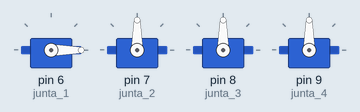
Simulated run of this sketch. Board: Arduino Uno, built with avr-gcc and run on an emulated ATmega328P. Parts: 4 × servo.

Above: at 0.05 s.
At 2.0 s:
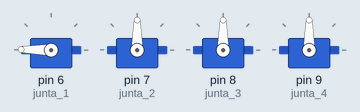
At 4.05 s:
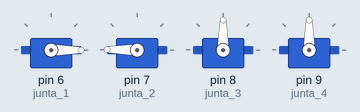
At 6.0 s:
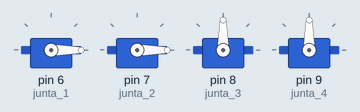
At 9.0 s:
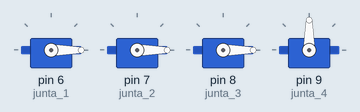
At 12.0 s:
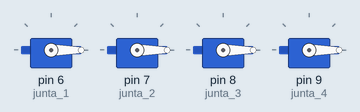
Timing chart, 0 to 15.6 s (numbered marks = the images above):
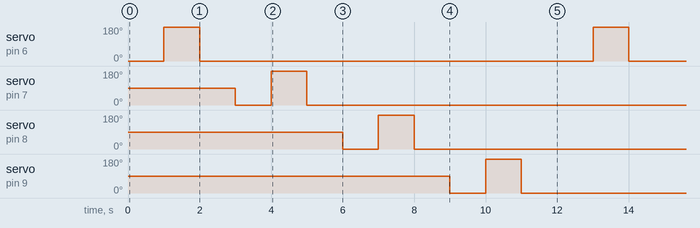

Measured:
- by itself, servo on pin 6 (junta_1): alternates 179° for 1.0 s and 0° for 11.0 s
- by itself, servo on pin 7 (junta_2), servo on pin 8 (junta_3), servo on pin 9 (junta_4): repeats every 12.0 s: 179° 1.0 s, 0° 11.0 s

The sketch:

teste_motores.ino
```cpp
#include <Servo.h>

Servo junta_1;
Servo junta_2;
Servo junta_3;
Servo junta_4;


void setup() {
  junta_1.attach(6);
  junta_2.attach(7);
  junta_3.attach(8);
  junta_4.attach(9);

  Serial.begin(9600);
}

void loop() {

  junta_1.write(0);

  delay(1000);

  junta_1.write(179);

  delay(1000);

  junta_1.write(0);

  delay(1000);

// JUNTA 2
  junta_2.write(0);

  delay(1000);

  junta_2.write(179);

  delay(1000);

  junta_2.write(0);

  delay(1000);

//JUNTA 3
  junta_3.write(0);

  delay(1000);

  junta_3.write(179);

  delay(1000);

  junta_3.write(0);

  delay(1000);

//JUNTA 4
  junta_4.write(0);

  delay(1000);

  junta_4.write(179);

  delay(1000);

  junta_4.write(0);

  delay(1000);

}
```
